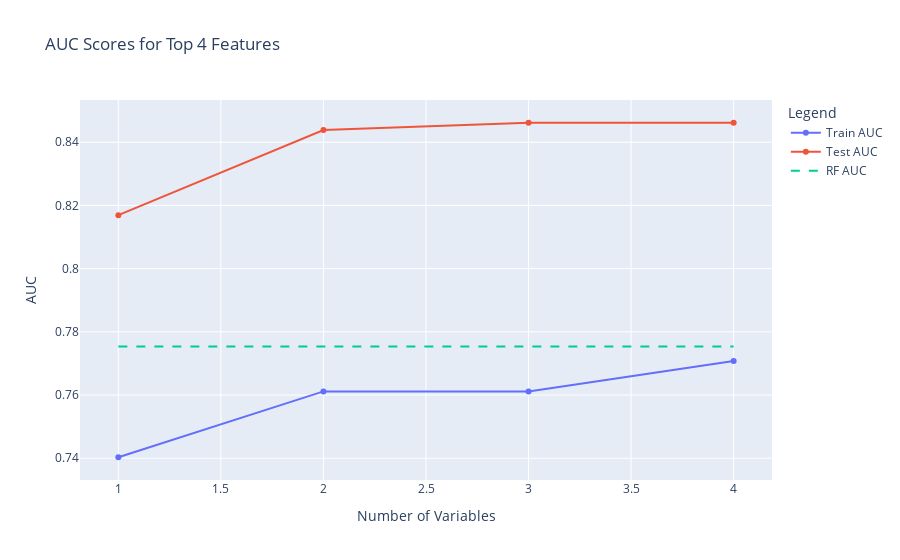
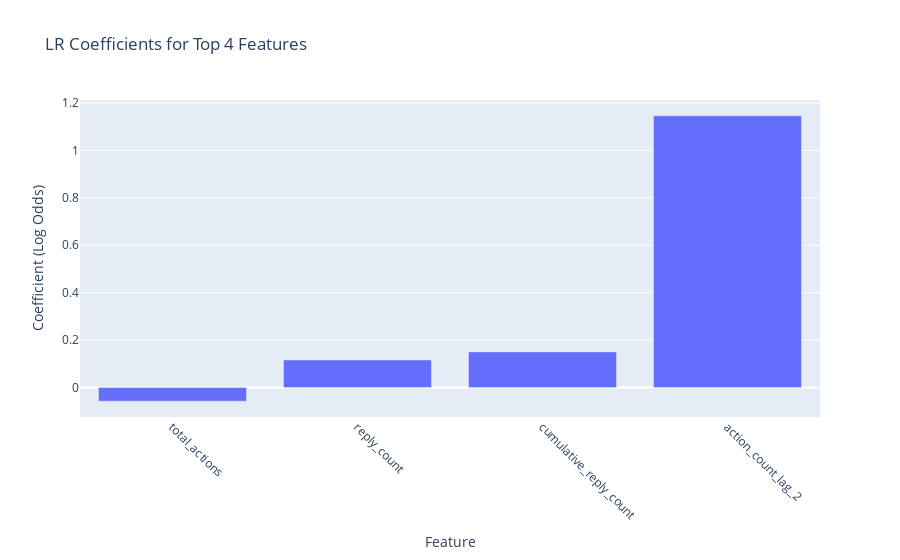
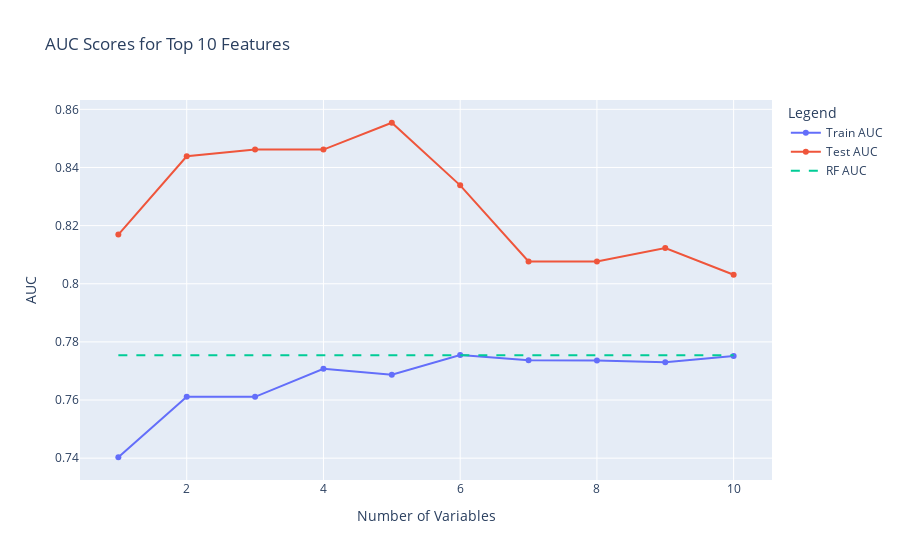

Notebook source saved alongside these figures, in order:
### Markdown cell above
#### Prediction on Test

### Code cell
import pandas as pd
import numpy as np
import matplotlib.pyplot as plt
import seaborn as sns
import plotly.graph_objects as go
from sklearn.model_selection import train_test_split
from sklearn.ensemble import RandomForestClassifier
from sklearn.linear_model import LogisticRegression
from sklearn.metrics import roc_auc_score, roc_curve, confusion_matrix, precision_score, recall_score, f1_score

# Assuming X and y are already defined
# If X and y are not defined, you need to load and preprocess your data accordingly

# Function to streamline the process for the entire dataset
def model_for_entire_dataset(X, y, num_features, threshold=0.5):
    results = {}
    
    # Train-test split
    X_train, X_val, y_train, y_val = train_test_split(X, y, test_size=0.2, random_state=42)
    
    # Train RandomForestClassifier
    clf = RandomForestClassifier(random_state=0)
    clf = clf.fit(X_train, y_train)
    
    # Calculate AUC score on validation set
    rf_auc_val = roc_auc_score(y_val, clf.predict_proba(X_val)[:, 1])
    
    # Get feature importances
    feature_importances = pd.Series(clf.feature_importances_, index=X_train.columns)
    feature_importances_sorted = feature_importances.sort_values(ascending=False)
    
    # Initialize lists
    base_clf_list = []
    train_auc_list = []
    test_auc_list = []
    confusion_matrices = []
    precisions = []
    recalls = []
    f1_scores = []
    roc_curves = []
    
    for i in range(num_features):  # Limiting to the first num_features most important features
        feature_names = list(feature_importances_sorted.index[:i+1])
        
        base_clf = LogisticRegression(random_state=0, solver='newton-cg', penalty='l2', C=1.0)
        base_clf.fit(X_train[feature_names], y_train)
        
        # Calculate AUC scores
        train_auc = roc_auc_score(y_train, base_clf.predict_proba(X_train[feature_names])[:, 1])
        val_auc = roc_auc_score(y_val, base_clf.predict_proba(X_val[feature_names])[:, 1])
        
        base_clf_list.append(base_clf)
        train_auc_list.append(train_auc)
        test_auc_list.append(val_auc)

        # Calculate predictions with custom threshold
        y_val_proba = base_clf.predict_proba(X_val[feature_names])[:, 1]
        y_val_pred = (y_val_proba >= threshold).astype(int)
        
        # Calculate confusion matrix, precision, recall, and f1 score
        cm = confusion_matrix(y_val, y_val_pred)
        precision = precision_score(y_val, y_val_pred)
        recall = recall_score(y_val, y_val_pred)
        f1 = f1_score(y_val, y_val_pred)
        
        confusion_matrices.append(cm)
        precisions.append(precision)
        recalls.append(recall)
        f1_scores.append(f1)
        
        # Calculate ROC curve
        fpr, tpr, _ = roc_curve(y_val, y_val_proba)
        roc_curves.append((fpr, tpr))
    
    # Print coefficient interpretations
    print(f"Interpreting coefficients for model with top {num_features} features:")
    coef = base_clf_list[-1].coef_[0]
    for j, feature in enumerate(feature_names):
        log_odds = coef[j]
        odds = np.exp(log_odds)
        probability = odds / (1 + odds)
        print(f"Feature: {feature}")
        print(f"  Log Odds: {log_odds:.4f}")
        print(f"  Odds: {odds:.4f}")
        print(f"  Probability: {probability*100:.2f}%")
        print(f"  Interpretation: For a one-unit increase in {feature}, the odds of the positive outcome {'increase' if log_odds > 0 else 'decrease'} by {odds:.4f} times (or by {(odds-1)*100:.2f}%). This corresponds to an increase in the probability to {probability*100:.2f}%.")

    # Store results
    results['feature_importances_sorted'] = feature_importances_sorted
    results['base_clf_list'] = base_clf_list
    results['train_auc_list'] = train_auc_list
    results['test_auc_list'] = test_auc_list
    results['rf_auc_val'] = rf_auc_val
    results['confusion_matrices'] = confusion_matrices
    results['precisions'] = precisions
    results['recalls'] = recalls
    results['f1_scores'] = f1_scores
    results['roc_curves'] = roc_curves
    results['final_model'] = base_clf_list[-1]
    results['selected_features'] = feature_names
    
    return results

def plot_results(X, y, num_features, threshold=0.5):
    # Train models and get results
    results = model_for_entire_dataset(X, y, num_features, threshold)
    
    # Plotting the results using Plotly
    def plot_auc_scores(results, num_features):
        x_axis = list(range(1, num_features+1))
        fig_auc = go.Figure()

        fig_auc.add_trace(go.Scatter(x=x_axis, y=results['train_auc_list'], mode='lines+markers', name='Train AUC'))
        fig_auc.add_trace(go.Scatter(x=x_axis, y=results['test_auc_list'], mode='lines+markers', name='Test AUC'))
        fig_auc.add_trace(go.Scatter(x=x_axis, y=[results['rf_auc_val']] * num_features, mode='lines', name='RF AUC', line=dict(dash='dash')))

        fig_auc.update_layout(
            title=f'AUC Scores for Top {num_features} Features',
            xaxis_title='Number of Variables',
            yaxis_title='AUC',
            legend_title='Legend'
        )
        return fig_auc

    def plot_lr_coefficients(results, num_features):
        coef = results['base_clf_list'][num_features-1].coef_[0]
        fig_coef = go.Figure()
        fig_coef.add_trace(go.Bar(x=list(results['feature_importances_sorted'].index[:num_features]), y=coef))

        fig_coef.update_layout(
            title=f'LR Coefficients for Top {num_features} Features',
            xaxis_title='Feature',
            yaxis_title='Coefficient (Log Odds)',
            xaxis_tickangle=45
        )
        return fig_coef

    fig_auc = plot_auc_scores(results, num_features)
    fig_coef = plot_lr_coefficients(results, num_features)
    
    fig_auc.show()
    fig_coef.show()

    # Plotting confusion matrix and ROC curve using matplotlib and seaborn
    def plot_confusion_matrix_and_roc(results):
        cm = results['confusion_matrices'][num_features-1]
        fpr, tpr = results['roc_curves'][num_features-1]
        
        fig, axes = plt.subplots(1, 2, figsize=(16, 6))
        
        sns.heatmap(cm, annot=True, fmt="d", ax=axes[0])
        axes[0].set_title(f'Confusion Matrix for Top {num_features} Features')
        axes[0].set_xlabel('Predicted Label')
        axes[0].set_ylabel('True Label')
        
        axes[1].plot(fpr, tpr, label=f'AUC: {results["test_auc_list"][num_features-1]:.4f}')
        axes[1].plot([0, 1], [0, 1], 'k--')
        axes[1].set_title(f'ROC Curve for Top {num_features} Features')
        axes[1].set_xlabel('False Positive Rate')
        axes[1].set_ylabel('True Positive Rate')
        axes[1].legend(loc='best')
        
        plt.tight_layout()
        plt.show()
    
    plot_confusion_matrix_and_roc(results)
    return results['final_model'], results['selected_features']

# Example usage
model_4, features_4 = plot_results(X_train, y_train, 4 , threshold=0.4)  # Adjust threshold to reduce false negatives
model_10, features_10 = plot_results(X_train, y_train, 10, threshold=0.4)  # Adjust threshold to reduce false negatives
model_all, features_all = plot_results(X_train, y_train, len(X_train.columns), threshold=0.45)  # Adjust threshold to reduce false negatives

### Figure 1 — Plotly figure (JSON) as saved in the notebook; plotly's stock layout.template omitted (floating-point values rounded to 4 significant figures)
{"data": [{"mode": "lines+markers", "name": "Train AUC", "type": "scatter", "x": [1, 2, 3, 4], "y": [0.7403, 0.7611, 0.7611, 0.7707]}, {"mode": "lines+markers", "name": "Test AUC", "type": "scatter", "x": [1, 2, 3, 4], "y": [0.8169, 0.8438, 0.8462, 0.8462]}, {"line": {"dash": "dash"}, "mode": "lines", "name": "RF AUC", "type": "scatter", "x": [1, 2, 3, 4], "y": [0.7754, 0.7754, 0.7754, 0.7754]}], "layout": {"legend": {"title": {"text": "Legend"}}, "title": {"text": "AUC Scores for Top 4 Features"}, "xaxis": {"title": {"text": "Number of Variables"}}, "yaxis": {"title": {"text": "AUC"}}}}

### Figure 2 — Plotly figure (JSON) as saved in the notebook; plotly's stock layout.template omitted (floating-point values rounded to 4 significant figures)
{"data": [{"type": "bar", "x": ["total_actions", "reply_count", "cumulative_reply_count", "action_count_lag_2"], "y": [-0.05749, 0.1162, 0.1503, 1.146]}], "layout": {"title": {"text": "LR Coefficients for Top 4 Features"}, "xaxis": {"tickangle": 45, "title": {"text": "Feature"}}, "yaxis": {"title": {"text": "Coefficient (Log Odds)"}}}}

### Figure 3 — Plotly figure (JSON) as saved in the notebook; plotly's stock layout.template omitted (floating-point values rounded to 4 significant figures)
{"data": [{"mode": "lines+markers", "name": "Train AUC", "type": "scatter", "x": [1, 2, 3, 4, 5, 6, 7, 8, 9, 10], "y": [0.7403, 0.7611, 0.7611, 0.7707, 0.7687, 0.7755, 0.7737, 0.7736, 0.773, 0.7752]}, {"mode": "lines+markers", "name": "Test AUC", "type": "scatter", "x": [1, 2, 3, 4, 5, 6, 7, 8, 9, 10], "y": [0.8169, 0.8438, 0.8462, 0.8462, 0.8554, 0.8338, 0.8077, 0.8077, 0.8123, 0.8031]}, {"line": {"dash": "dash"}, "mode": "lines", "name": "RF AUC", "type": "scatter", "x": [1, 2, 3, 4, 5, 6, 7, 8, 9, 10], "y": [0.7754, 0.7754, 0.7754, 0.7754, 0.7754, 0.7754, 0.7754, 0.7754, 0.7754, 0.7754]}], "layout": {"legend": {"title": {"text": "Legend"}}, "title": {"text": "AUC Scores for Top 10 Features"}, "xaxis": {"title": {"text": "Number of Variables"}}, "yaxis": {"title": {"text": "AUC"}}}}
